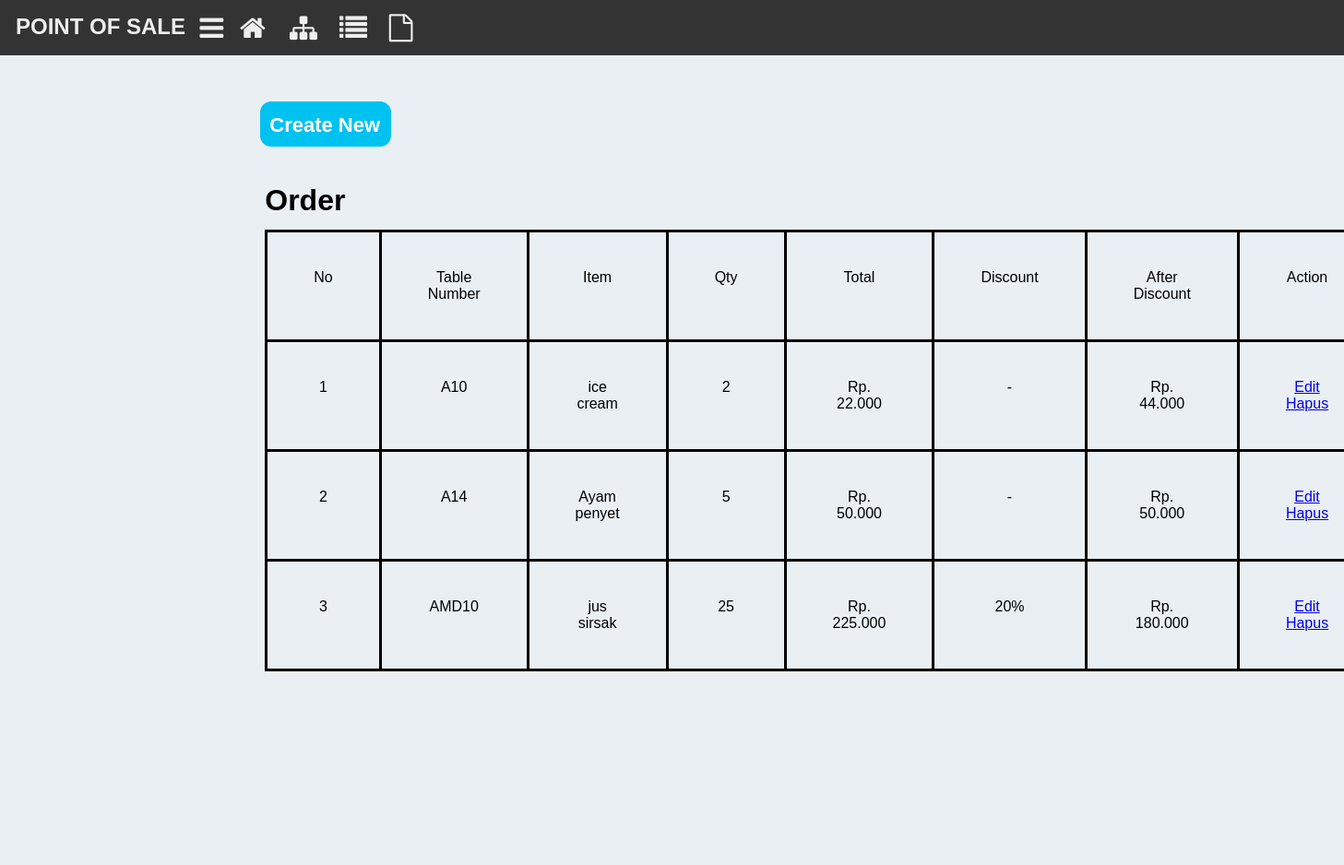
The app's page /order.php with its own data.
### tables this page shows
CREATE TABLE `orderr` (
  `id` int(11) NOT NULL,
  `table_number` varchar(100) NOT NULL,
  `item_id` int(11) NOT NULL,
  `qty` int(11) NOT NULL,
  `total` int(11) NOT NULL,
  `discount` varchar(11) NOT NULL,
  `after` int(11) NOT NULL
);

CREATE TABLE `item` (
  `id` int(11) NOT NULL,
  `category_id` int(11) NOT NULL,
  `name` varchar(100) NOT NULL,
  `price` int(11) NOT NULL,
  `status` tinyint(1) NOT NULL
);

### order.php (the view, shortened to what this page needs)
<html>
<head>
	<link rel="stylesheet" type="text/css" href="design.css">
	<link rel="stylesheet" href="https://cdnjs.cloudflare.com/ajax/libs/font-awesome/4.7.0/css/font-awesome.min.css">
</head>
<body>
<div id="container">
	<div id="head">
		<div class="pos">
			<h2>POINT OF SALE</h2>
		</div>
		<div class="menu">
			<span style="font-size:30px;cursor:pointer" onclick="openNav()"><div class="icon">
				<a href="#"><i class="fa fa-reorder"></i></a>
		</div></span>
		</div>
		<div class="icon">
			 <a href="https://www.facebook.com/saiful.muhammad.90" ><i class="fa fa-home"></i></a>
		</div>
		<div class="icon">
			 <a href="index.php"><i class="fa fa-sitemap"></i></a>
		</div>
		<div class="icon">
			 <a href="item.php"><i class="fa fa-list"></i></a>
		</div>
		<div class="icon">
			 <a href="order.php"><i class="fa fa-file-o"></i></a>
		</div>
	</div>
	<div id="body">
	<div class="ganjel"></div>
		<div class="kiri"></div>
		<div id="isi">
			<div class="w">
			<div class="create">
				<a href="neworder.php">Create New</a>
			</div></div>
			<div class="tabel">
				<div class="box2">
			<table >
				<h1>Order</h1><br>
			<tr>
				<td>No</td>
				<td>Table Number</td>
				<td>Item</td>
				<td>Qty</td>
				<td>Total</td>
				<td>Discount</td>
				<td>After Discount</td>
				<td>Action</td>
			</tr>
			<?php
function nomin($rp){
		$duit = "Rp. ". number_format($rp,0,',','.');
		return $duit;
	}
	include 'connect.php';
      $no = 1;
      $sqlo= "SELECT orderr.id as id_orderr, table_number, item.name as name_item, qty, total, discount, after
      		FROM orderr
      		JOIN item ON item.id = orderr.item_id";
      $res = mysqli_query($connect, $sqlo);
        while ($row = mysqli_fetch_assoc($res)){
          echo "
            <tr>
              <td>".$no++."</td>
              <td>".$row['table_number']."</td>
              <td>".$row['name_item']."</td>
              <td>".$row['qty']."</td>
              <td>".nomin($row['total'])."</td>
              <td>".($row['discount'])."</td>
               <td>".nomin($row['after'])."</td>
              <td>
              <a href='editorder.php?id=".$row['id_orderr']."'>Edit</a>
              <a href='deleteorder.php?id=".$row['id_orderr']."' onclick='javascript:return confirm(\"yakin mau di hapus?\")'> Hapus</a>
              </td>
             </tr>
             ";
             }
?>
	            </table>
	            </div>
		</div>
</div>
</body>
</html>

### design.css (style rules this page uses)
html, body, div, span, applet, object, iframe, h1, h2, h3, h4, h5, h6, p, blockquote, pre, a, abbr, acronym, address, big, cite, code, del, dfn, em, img, ins, kbd, q, s, samp, small, strike, strong, sub, sup, tt, var, b, u, i, center, dl, dt, dd, ol, ul, li, fieldset, form, label, legend, table, caption, tbody, tfoot, thead, tr, th, td, article, aside, canvas, details, embed, figure, figcaption, footer, header, hgroup, menu, nav, output, ruby, section, summary, time, mark, audio, video { margin: 0; padding: 0; border: 0; vertical-align: baseline; }
body { line-height: 1; font-family: arial; }
table { border-collapse: collapse; border-spacing: 0; }
html { width: 100%; height: 100%; }
#container { float: left; width: 100%; }
.ganjel { float: left; width: 100%; height: 60px; }
#head { float: left; width: 100%; height: 60px; background-color: #333333; position: fixed; }
.pos { float: left; width: 13%; height: 40px; padding: 17px 0px 0px 17px; font-size: 16px; font-weight: bold; color: #eeeeee; }
.menu { float: left; width: 3%; height: 60px; background-color: #333333; }
.icon { float: left; width: 3.7%; height: 60px; }
.icon a { display: block; text-align: center; padding: 15px 10px 15px 10px; transition: all 0.3s ease; color: #eee; font-size: 30px; position: absolute; }
#body { float: left; width: 100%; min-height: 1000px; background-color: #eaeff4; }
.kiri { float: left; width: 18%; min-height: 800px; background-color: #eaeff4; margin-top: 50px; box-sizing: border-box; }
#isi { float: left; width: 82%; height:100%; margin-top: 50px; box-sizing: border-box; background-color: #eaeff4; }
.w { float: left; width: 100%; height: 41px; margin-bottom: 50px; }
.create { float: left; width: 11%; height: 34px; background-color: #00c2f0; margin-left: 20px; padding: 15px 0px 0px 10px; border-radius: 12px; }
.create a { font-size: 22px; width: 100%; text-decoration: none; font-weight: bold; color: #ffffff; }
.tabel { float: left; width: 65%; min-height: 270px; padding: 0px 25px 0px 25px; }
td { border: 3.5px solid #000000; width: 150px; height: 80px; padding: 40px 50px 40px 50px; text-align: center; }
span { float: left; width: 100%; height: 100%; }

### records on screen
orderr: table_number "A10", item.name "ice cream", qty "2", total "Rp. 22.000", discount "-", after "Rp. 44.000"
orderr: table_number "A14", item.name "Ayam penyet", qty "5", total "Rp. 50.000", discount "-", after "Rp. 50.000"
orderr: table_number "AMD10", item.name "jus sirsak", qty "25", total "Rp. 225.000", discount "20%", after "Rp. 180.000"
